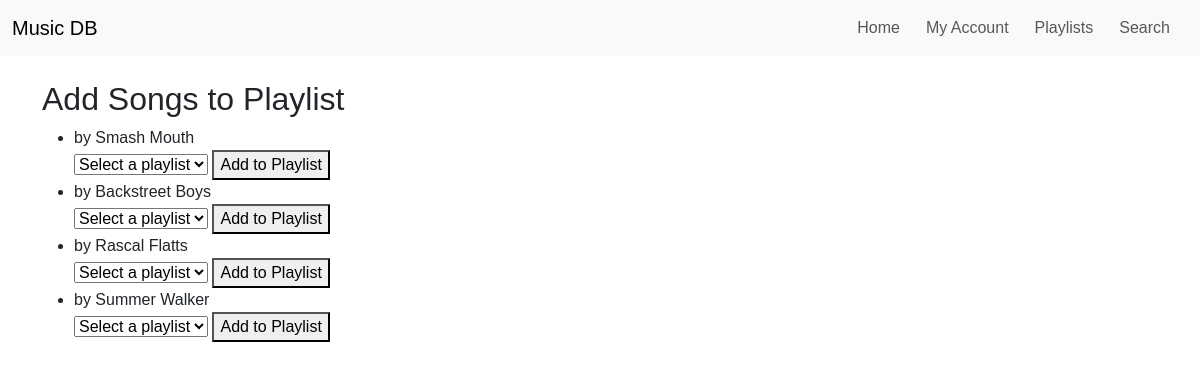
Screenshot of /add_songs_to_playlist (signed in) with the database file from the repository.
### tables this page shows
CREATE TABLE Songs (
    song_id INTEGER PRIMARY KEY AUTOINCREMENT,
    song_title TEXT NOT NULL,
    artist_id INTEGER,
    genre TEXT,
    duration INTEGER,
    release_year INTEGER, artist_name TEXT, user_id INTEGER,
    FOREIGN KEY (artist_id) REFERENCES Artists (artist_id) ON DELETE CASCADE
);

### app.py (the view, shortened to what this page needs)
@app.route('/add_songs_to_playlist', methods=['GET', 'POST'])
@login_required
def add_songs_to_playlist():
    db = get_db()
    cursor = db.cursor()
    user_id = session['user_id']
    cursor.execute('SELECT * FROM Songs WHERE user_id = ?', (user_id,))
    songs = cursor.fetchall()
    cursor.execute('SELECT * FROM Playlists WHERE user_id = ?', (user_id,))
    playlists = cursor.fetchall()
    return render_template('add_songs.html', songs=songs, playlists=playlists)

### app.py (called while the page is built)
def login_required(f):
    @wraps(f)
    def decorated_function(*args, **kwargs):
        if not session.get('logged_in'):
            flash('Please log in to access this page.', 'warning')
            return redirect(url_for('login'))
        return f(*args, **kwargs)
    return decorated_function

@app.teardown_appcontext
def teardown_db(exception):
    close_db_connection(exception)

### models.py (called while the page is built)
def get_db():
    if not hasattr(g, 'sqlite_db'):
        g.sqlite_db = sqlite3.connect('database.db')
        g.sqlite_db.row_factory = sqlite3.Row  # Enable dictionary-like cursor
    return g.sqlite_db

def close_db_connection(exception=None):
    db = g.pop('db', None)
    if db is not None:
        db.close()

### templates/add_songs.html (shortened to what this page needs)
{% extends "layout.html" %}
{% block content %}
<h2>Add Songs to Playlist</h2>
<ul>
    {% for song in songs %}
        <li>
            {{ song.track_name }} by {{ song.artist_name }}
            <form action="{{ url_for('add_songs_to_playlist') }}" method="POST">
                <select name="playlist_id" required>
                    <option value="" disabled selected>Select a playlist</option>
                </select>
                <button type="submit">Add to Playlist</button>
            </form>
        </li>
    {% else %}
        <li>No saved songs available.</li>
    {% endfor %}
</ul>
{% endblock %}

### static/styles.css (style rules this page uses)
body { font-family: Arial, sans-serif; }

### rows the page displays
Songs: artist_name "Smash Mouth"
Songs: artist_name "Backstreet Boys"
Songs: artist_name "Rascal Flatts"
Songs: artist_name "Summer Walker"
